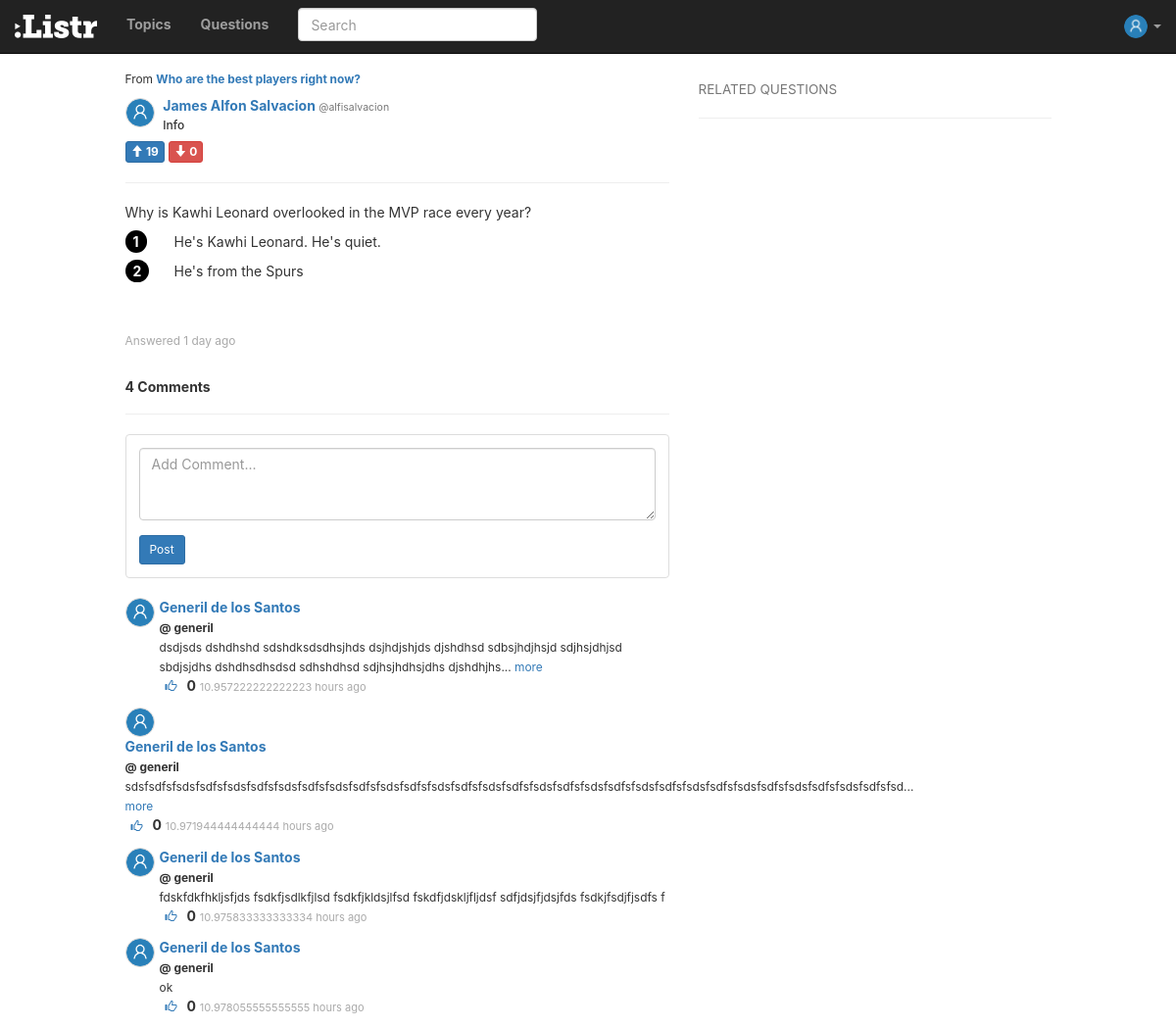
Before: /answer/25/ (signed in) with the older database file.
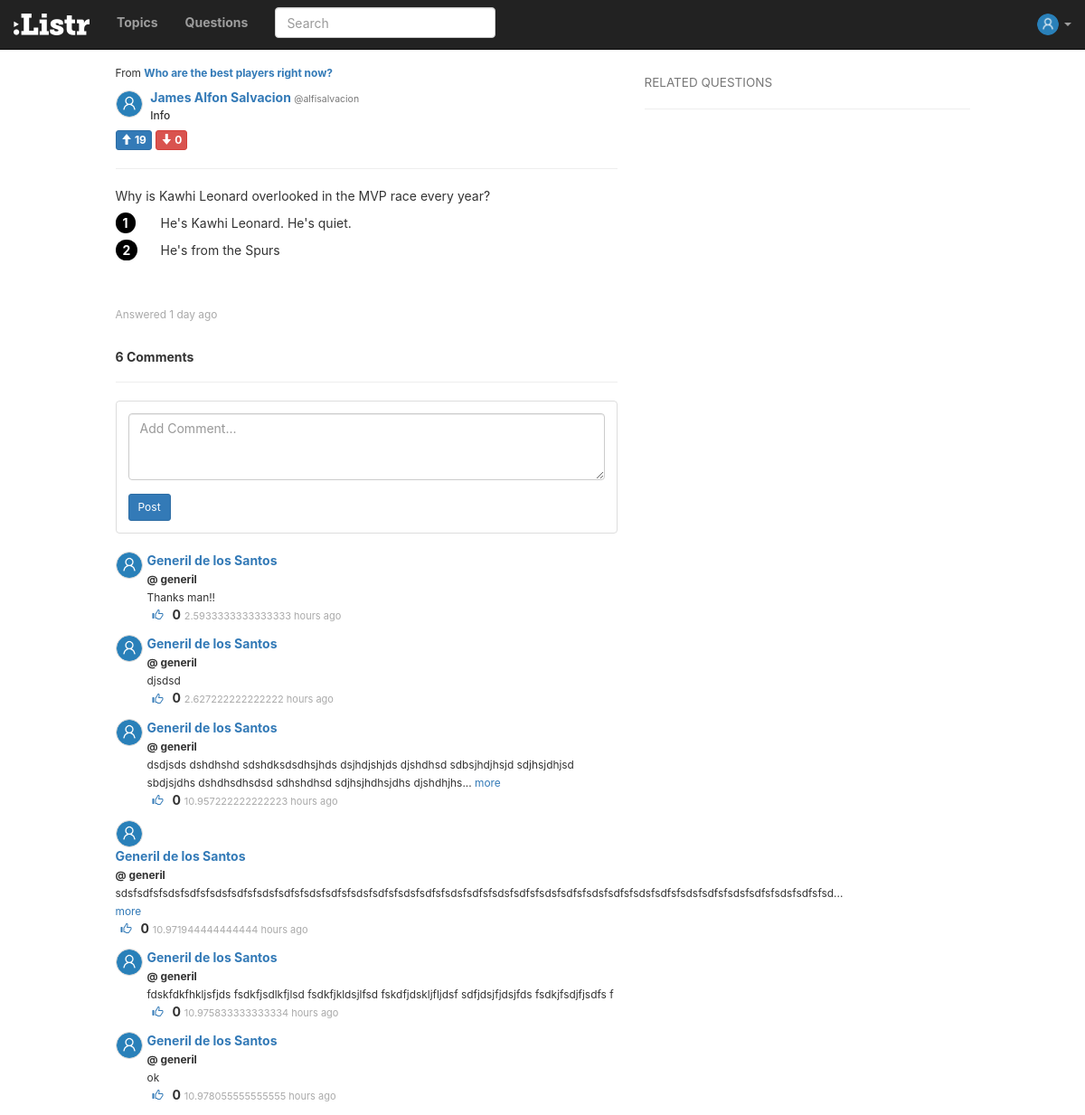
After: the same page with the newer database file.
### questions/models.py (models this page shows, shortened)
class Instruction(models.Model):
	instruction = models.CharField(max_length = 100)
	answer = models.ForeignKey(Answer, on_delete = models.CASCADE)
	number = models.IntegerField(default = 1)
	image = models.FileField(blank=True)
	def __unicode__(self):
		return self.instruction
	class Meta:
		ordering = ['number']

class Comment(models.Model):
	comment = models.CharField(max_length = 50)
	answer = models.ForeignKey(Answer, on_delete = models.CASCADE)
	commenter = models.ForeignKey(User, on_delete = models.CASCADE)
	comment_date = models.DateTimeField(auto_now_add=True)
	likes = models.IntegerField(default = 0)
	class Meta:
		ordering = ['-comment_date']

### questions/views.py (the view)
# urls.py: url(r'^answer/(?P<answer_id>[0-9]+)/$', views.answer_detail, name='answer_detail'),
def answer_detail(request, answer_id):
	if not request.user.is_authenticated:
		return redirect('/')
	answer = Answer.objects.get(id = answer_id)
	instructions = Instruction.objects.filter(answer = answer)
	comment_date = []
	date_relative = prettydate(answer.answer_date)
	comments = Comment.objects.filter(answer = answer)
	lencomments = len(comments)
	for item in comments:
		if isinstance(item.comment_date, datetime):
			tmp = prettydate(item.comment_date)
		else:
			tmp = "No date specified"
		comment_date.append(tmp)
	zipped_data = zip(comments, comment_date)
	context = {
		'answer': answer,
		'instructions': instructions,
		'date': date_relative,
		'comments': zipped_data,
		'lencomments': lencomments
	}
	return render(request, 'answer_select.html', context)

### questions/models.py (called while the page is built)
	def __unicode__(self):
		return self.question

	def __unicode__(self):
		return self.description

### questions/views.py (called while the page is built)
def prettydate(d):
	utc = UTC()
	diff = datetime.now(utc) - d
	s = diff.seconds
	if diff.days > 7 or diff.days < 0:
		return d.strftime('%b %d, %y')
	elif diff.days == 1:
		return '1 day ago'
	elif diff.days > 1:
		return '{} days ago'.format(diff.days)
	elif s <= 1:
		return 'just now'
	elif s < 60:
		return '{} seconds ago'.format(s)
	elif s < 120:
		return '1 minute ago'
	elif s < 3600:
		return '{} minutes ago'.format(s/60)
	elif s < 7200:
		return '1 hour ago'
	else:
		return '{} hours ago'.format(s/3600)

	def utcoffset(self, dt):
		return ZERO

	def dst(self, dt):
		return ZERO

### questions/templates/answer_select.html (shortened to what this page needs)
{% extends "base.html" %}
{% load static %}
{% block styles %}
  <link rel="stylesheet" href="{% static 'questions/css/steps.css' %}">
{% endblock %}
{% block content %}
  <small>From <b><a href="/questions/{{answer.question.id}}">{{answer.question}}</a></b></small>
  <div class="row" style="margin-top:10px; margin-bottom:10px;">
    <div class="col-xs-1">
      <img class="center-cropped" src="{% static 'questions/assets/default-user-avatar.png' %}" height="30px" width="30px">
    </div>
    <div class="col-xs-11" style="padding-left: 5px;">
      <h5 style="font-weight:bold; margin-top:0px; margin-bottom:5px;">
      <a href="{% url 'profile' answer.respondent.id %}">
        {{answer.respondent.first_name}} {{ answer.respondent.last_name}}
      </a>
        <small>@{{answer.respondent.username}}</small></h5>
      <h6 style="margin-bottom:0px; margin-top:5px;">Info</h6>
    </div>
  </div>
  <div style="margin-top: 5px;">
        <form action="{% url 'answer_upvote' answer.id %}?next={{ request.path }}" method="POST" style="display:inline-block;">
            <button type="submit" class="btn btn-primary btn-xs">
              <span class="glyphicon glyphicon-arrow-up"></span>
              <span style="font-weight:bold">{{answer.upvotes}}</span>
            </button>
        </form>
        <form class="" action="{% url 'answer_downvote' answer.id %}?next={{ request.path }}" method="POST" style="display:inline-block;">
            <button type="submit" class="btn btn-danger btn-xs">
              <span class="glyphicon glyphicon-arrow-down"></span>
              <span style="font-weight:bold">{{answer.downvotes}}</span>
            </button><br>
        </form>
  </div>
  <hr>
  <p style="word-wrap: break-word;">{{answer}}</p>
  <ol class="instructions">
    {% for step in instructions %}
    <li style="word-wrap: break-word" class="more"><span>{{step}}</span></li>
    {% endfor %}
  </ol>
  <br><br>
  <small style="color:darkgray">Answered {{date}}</small>
{% endblock %}
{% block comments %}
  {% include "comments.html" %}
{% endblock %}
{% block rightbar %}
  {% include "rightbar/related.html" %}
{% endblock %}

### questions/templates/comments.html (shortened to what this page needs)
{% load static %}
<br><br>
{% if lencomments > 1 %}
  <h5 style="font-weight:bold">{{lencomments}} Comments</h5>
{% elif lencomments == 1 %}
  <h5 style="font-weight:bold">1 Comment</h5>
{% else %}
  <h5 style="font-weight:bold">No Comments</h5>
{% endif %}
<hr>
<div class="thumbnail">
  <div class="caption">
    <form class="" action="{% url 'addcomment' answer_id=answer.pk%}" method="POST">
      <div class="form-group">
        <textarea id="commentarea" class="form-control" rows="3" name="comment" maxlength="500" placeholder="Add Comment..."></textarea>
      </div>
      <button type="submit" class="btn btn-primary btn-sm">Post</button>
    </form>
  </div>
</div>
<div class="actionBox">
  <ul class="commentList">
    {% for comment, comment_date in comments %}
    <li>
      <div class="commenterImage">
        <img class="center-cropped" src="{% static 'questions/assets/default-user-avatar.png' %}" width="30px" height="30px">
      </div>
      <div class="commentText">
        <p style="font-weight:bold">
        <a href="{% url 'profile' comment.commenter.id %}">
          {{comment.commenter.first_name}} {{comment.commenter.last_name}}
        </a>
        <br>
        <small>@ {{comment.commenter}}</small>
        </p>
        <small class="more" style="word-wrap: normal;"> {{comment.comment}} </small><br>
        <form action="{% url 'likecomment' comment.id %}?next={{ request.path }}" method="POST" style="display:inline-block;">
            <button type="submit" class="btn btn-xs btn-link" style="text-decoration:none;">
              <span class="glyphicon glyphicon-thumbs-up"></span>
            </button>
            <span style="font-weight:bold">{{comment.likes}}</span>
        </form>
        <span class="date sub-text"> {{comment_date}} </span>
      </div>
    </li>
    {% endfor %}
  </ul>
</div>

Changed rows visible on the page:
added Comment: commenter.first_name "Generil", commenter.last_name "de los Santos", commenter "generil", comment "Thanks man!!", likes "0", comment_date "2.5933333333333333 hours ago"
added Comment: commenter.first_name "Generil", commenter.last_name "de los Santos", commenter "generil", comment "djsdsd", likes "0", comment_date "2.627222222222222 hours ago"
Other visible differences:
{{ lencomments }}: "4" → "6"
